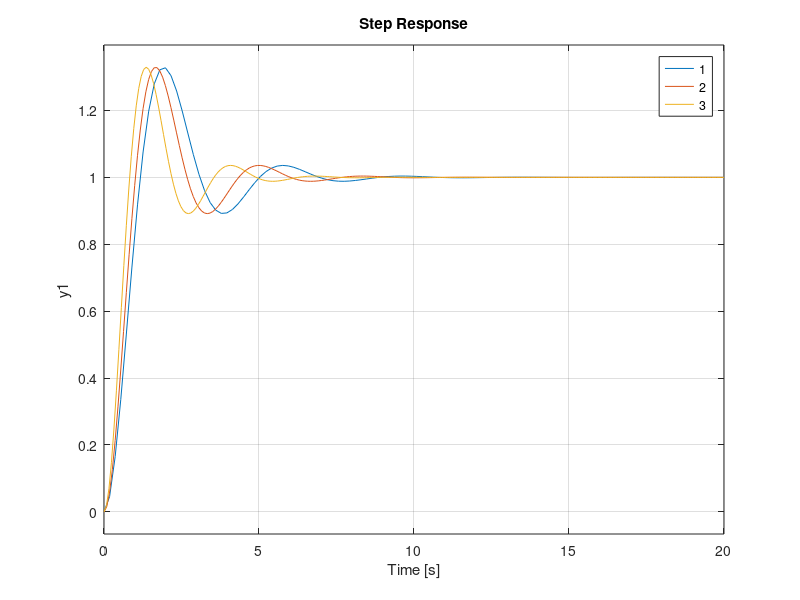
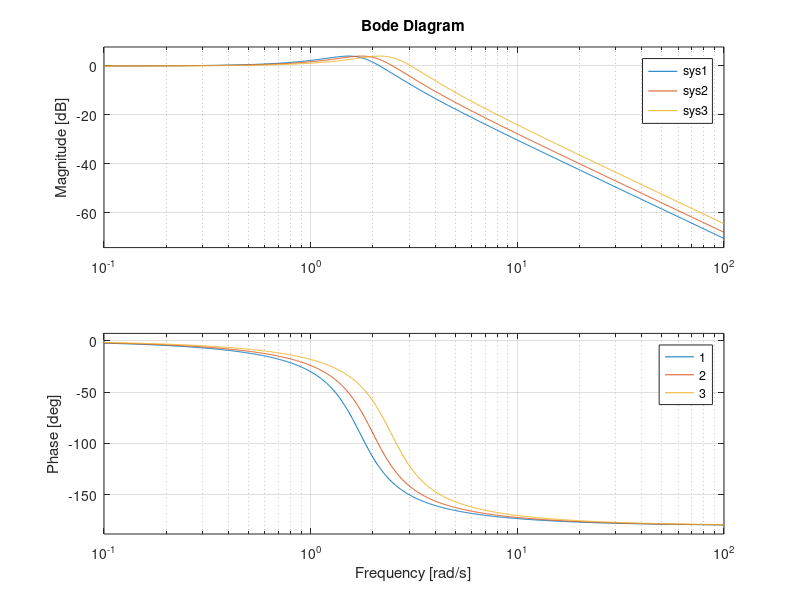
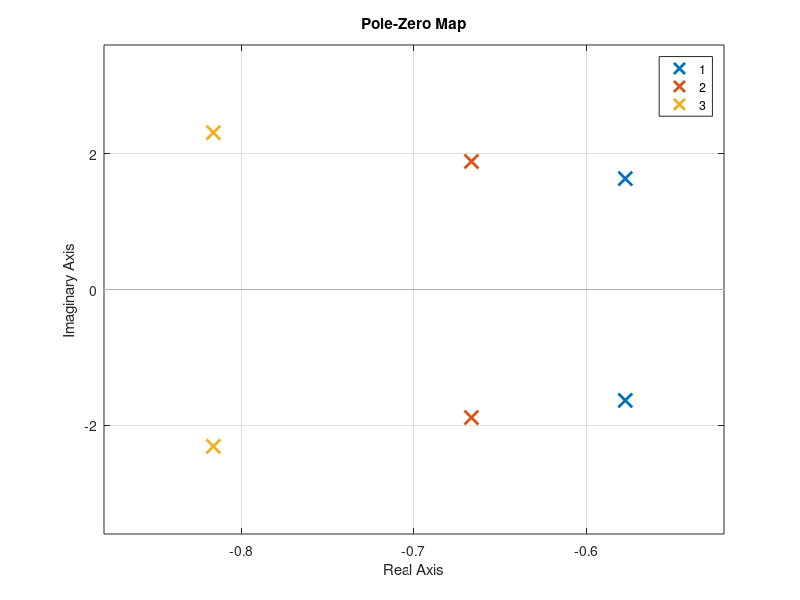

MATLAB code for these plots, in order:
sys1 = tf(1, [1/3, 2/3/sqrt(3), 1]);
sys2 = tf(1, [1/4, 2/3/sqrt(4), 1]);
sys3 = tf(1, [1/6, 2/3/sqrt(6), 1]);

figure;
step(sys1, sys2, sys3);
legend("1", "2", "3");
grid on;

figure;
bode(sys1, sys2, sys3);
legend("1", "2", "3");
grid on;

figure;
pzmap(sys1, sys2, sys3);
legend("1", "2", "3");
grid on;
